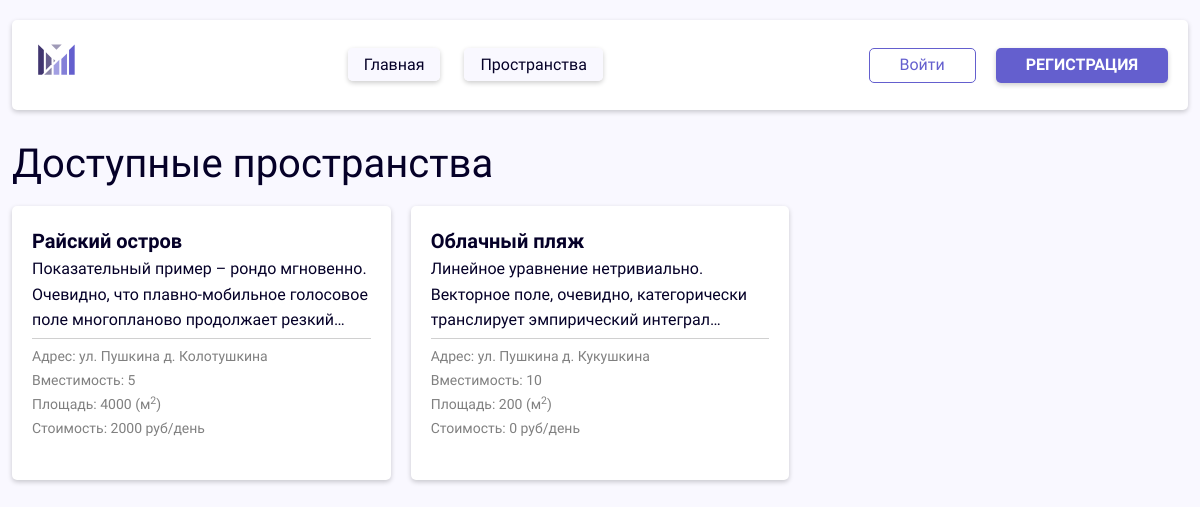
/spaces/, run on the app's committed database.
### coworking/apps/spaces/models.py (models this page shows, shortened)
class Space(models.Model):
    address = models.CharField('Адрес', max_length=60)
    capacity = models.IntegerField('Вместимость')
    name = models.CharField('Название', max_length=30)
    area = models.IntegerField('Площадь')
    daily_cost = models.IntegerField('Цена за день')
    description = models.TextField('Описание')
    photo = models.ImageField(upload_to='coworking/static/img/spaces-images', default='')
    feature = models.ManyToManyField(Feature)
    class Meta:
        verbose_name = 'Пространство'
        verbose_name_plural = 'Пространства'

### coworking/apps/spaces/views.py (the view)
# urls.py: path('', views.index, name='index'),
def index(request):
    spaces = Space.objects.all()
    features = Feature.objects.all()
    data = {
        'spaces': spaces,
        'features': features
    }
    return render(request, 'spaces.html', data)

### coworking/templates/spaces.html (shortened to what this page needs)
{% extends 'layout.html' %}
{% block content %}
  {% include 'header.html' %}
  <main class="main">
    <div class="container-fluid">
      <h1 class="text-start">Доступные пространства</h1>
    </div>
    <div class="spaces-block">
        <div class="container-fluid d-flex justify-content-start flex-wrap">
          {% for el in spaces %}
            <div class="space-card-wrap">
              <a href="{{ el.id }}">
                <div class="space-card">
                  <div>
                    <span class="space-card__name">{{ el.name }}</span>
                  </div>
                  <div>
                    <p class="space-card__description">{{ el.description }}</p>
                  </div>
                  <div>
                    <span class="space-card__param">Адрес: </span>
                    <span class="space-card__param">{{ el.address }}</span>
                  </div>
                  <div>
                    <span class="space-card__param">Вместимость: </span>
                    <span class="space-card__param">{{ el.capacity }}</span>
                  </div>
                  <div>
                    <span class="space-card__param">Площадь: </span>
                    <span class="space-card__param">{{ el.area }} (м<sup>2</sup>)</span>
                  </div>
                  <div>
                    <span class="space-card__param">Стоимость: </span>
                    <span class="space-card__param">{{ el.daily_cost }} руб/день</span>
                  </div>
                </div>
              </a>
            </div>
          {% endfor %}
        </div>
      </div>
  </main>
{% endblock %}

### coworking/static/css/styles.css (style rules this page uses)
body { margin:0;-webkit-box-sizing:border-box;box-sizing:border-box;font-family:"PT Sans",Arial,sans-serif;-webkit-font-smoothing:antialiased;-moz-osx-font-smoothing:grayscale;color:#050028;background-color:#f9f8ff;overflow-x:hidden }
.main { margin-top:20px;padding-bottom:20px }
.space-card-wrap { width:calc(100% / 4);margin-bottom:20px }
@media screen and (max-width:1200px) { .space-card-wrap { width:calc(100% / 3) } }
.space-card-wrap a { color:#050028;text-decoration:none }
.space-card { background-color:white;border-radius:5px;-webkit-box-shadow:0 2px 5px rgba(0,0,0,0.2);box-shadow:0 2px 5px rgba(0,0,0,0.2);padding:20px;text-align:left;margin:10px;height:100% }
.space-card__name { font-size:20px;font-weight:bold }
.space-card__param { font-size:14px;color:grey }
.space-card__description { overflow:hidden;display:-webkit-box;-webkit-line-clamp:3;line-height:160%;-webkit-box-orient:vertical;padding-bottom:5px;border-bottom:1px solid #d0d0d0;margin-bottom:5px }
.spaces-block { margin-left:-10px;margin-right:-10px }

### data on the page
Space: name "Райский остров", description "Показательный пример – рондо мгновенно. Очевидно, что плавно-мобильное голосовое поле многопланово продолжает…", address "ул. Пушкина д. Колотушкина", capacity "5", area "4000", daily_cost "2000"
Space: name "Облачный пляж", description "Линейное уравнение нетривиально. Векторное поле, очевидно, категорически транслирует эмпирический…", address "ул. Пушкина д. Кукушкина", capacity "10", area "200", daily_cost "0"
